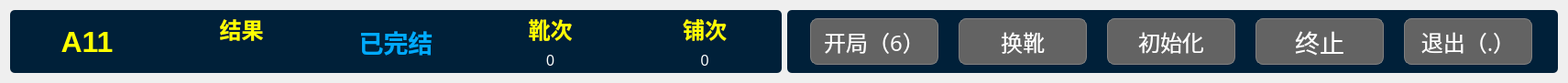
   <widget class="QWidget" name="layoutWidget">
    <property name="geometry">
     <rect>
      <x>20</x>
      <y>10</y>
      <width>1711</width>
      <height>81</height>
     </rect>
    </property>
    <layout class="QGridLayout" name="gridLayout">
     <property name="sizeConstraint">
      <enum>QLayout::SetMinAndMaxSize</enum>
     </property>
     <item row="0" column="1">
      <widget class="QGroupBox" name="groupBox_2">
       <property name="styleSheet">
        <string notr="true">border-radius:5px;
background-color: rgb(0,32, 57);
</string>
       </property>
       <property name="title">
        <string/>
       </property>
       <layout class="QGridLayout" name="gridLayout_2">
        <item row="0" column="2">
         <widget class="QPushButton" name="pu_init">
          <property name="enabled">
           <bool>false</bool>
          </property>
          <property name="minimumSize">
           <size>
            <width>120</width>
            <height>51</height>
           </size>
          </property>
          <property name="maximumSize">
           <size>
            <width>140</width>
            <height>60</height>
           </size>
          </property>
          <property name="font">
           <font>
            <family>方正粗黑宋简体</family>
            <pointsize>18</pointsize>
            <weight>50</weight>
            <bold>false</bold>
           </font>
          </property>
          <property name="styleSheet">
           <string notr="true">QPushButton{color: rgb(255, 255, 255);background:rgb(50, 73, 138);border:1px solid grey; border-radius: 8px;}
QPushButton:hover{border-color:rgb(139,170,105)}
QPushButton:pressed{border-color:gray;background-color:rgb(54, 65, 97);}
QPushButton:disabled{border-color:gray;background-color: rgb(99, 99, 99);
}</string>
          </property>
          <property name="text">
           <string>初始化</string>
          </property>
         </widget>
        </item>
        <item row="0" column="1">
         <widget class="QPushButton" name="xue_change">
          <property name="enabled">
           <bool>false</bool>
          </property>
          <property name="minimumSize">
           <size>
            <width>120</width>
            <height>51</height>
           </size>
          </property>
          <property name="maximumSize">
           <size>
            <width>140</width>
            <height>60</height>
           </size>
          </property>
          <property name="font">
           <font>
            <family>方正粗黑宋简体</family>
            <pointsize>18</pointsize>
            <weight>50</weight>
            <bold>false</bold>
           </font>
          </property>
          <property name="styleSheet">
           <string notr="true">QPushButton{color: rgb(255, 255, 255);background:rgb(50, 73, 138);border:1px solid grey; border-radius: 8px;}
QPushButton:hover{border-color:rgb(139,170,105)}
QPushButton:pressed{border-color:gray;background-color:rgb(54, 65, 97);}
QPushButton:disabled{border-color:gray;background-color: rgb(99, 99, 99);
}</string>
          </property>
          <property name="text">
           <string>换靴</string>
          </property>
         </widget>
        </item>
        <item row="0" column="0">
         <widget class="QPushButton" name="pu_start">
          <property name="enabled">
           <bool>false</bool>
          </property>
          <property name="minimumSize">
           <size>
            <width>120</width>
            <height>51</height>
           </size>
          </property>
          <property name="maximumSize">
           <size>
            <width>140</width>
            <height>60</height>
           </size>
          </property>
          <property name="font">
           <font>
            <family>方正粗黑宋简体</family>
            <pointsize>18</pointsize>
           </font>
          </property>
          <property name="styleSheet">
           <string notr="true">QPushButton{color: rgb(255, 255, 255);background:rgb(50, 73, 138);border:1px solid grey; border-radius: 8px;}
QPushButton:hover{border-color:rgb(139,170,105)}
QPushButton:pressed{border-color:gray;background-color:rgb(54, 65, 97);}
QPushButton:disabled{border-color:gray;background-color: rgb(99, 99, 99);
}</string>
          </property>
          <property name="text">
           <string>开局（6）</string>
          </property>
          <property name="checkable">
           <bool>true</bool>
          </property>
          <property name="checked">
           <bool>false</bool>
          </property>
          <property name="autoRepeat">
           <bool>false</bool>
          </property>
         </widget>
        </item>
        <item row="0" column="4">
         <widget class="QPushButton" name="pu_exit">
          <property name="enabled">
           <bool>false</bool>
          </property>
          <property name="minimumSize">
           <size>
            <width>120</width>
            <height>51</height>
           </size>
          </property>
          <property name="maximumSize">
           <size>
            <width>140</width>
            <height>60</height>
           </size>
          </property>
          <property name="font">
           <font>
            <family>方正粗黑宋简体</family>
            <pointsize>18</pointsize>
            <weight>50</weight>
            <bold>false</bold>
           </font>
          </property>
          <property name="styleSheet">
           <string notr="true">QPushButton{color: rgb(255, 255, 255);background:rgb(50, 73, 138);border:1px solid grey; border-radius: 8px;}
QPushButton:hover{border-color:rgb(139,170,105)}
QPushButton:pressed{border-color:gray;background-color:rgb(54, 65, 97);}
QPushButton:disabled{border-color:gray;background-color: rgb(99, 99, 99);
}</string>
          </property>
          <property name="text">
           <string>退出（.）</string>
          </property>
         </widget>
        </item>
        <item row="0" column="3">
         <widget class="QPushButton" name="pu_end">
          <property name="enabled">
           <bool>false</bool>
          </property>
          <property name="maximumSize">
           <size>
            <width>140</width>
            <height>60</height>
           </size>
          </property>
          <property name="font">
           <font>
            <family>方正粗黑宋简体</family>
            <pointsize>20</pointsize>
           </font>
          </property>
          <property name="styleSheet">
           <string notr="true">QPushButton{color: rgb(255, 255, 255);background:rgb(50, 73, 138);border:1px solid grey; border-radius: 8px;}
QPushButton:hover{border-color:rgb(139,170,105)}
QPushButton:pressed{border-color:gray;background-color:rgb(54, 65, 97);}
QPushButton:disabled{border-color:gray;background-color: rgb(99, 99, 99);
}</string>
          </property>
          <property name="text">
           <string>终止</string>
          </property>
         </widget>
        </item>
       </layout>
      </widget>
     </item>
     <item row="0" column="0">
      <widget class="QGroupBox" name="groupBox">
       <property name="minimumSize">
        <size>
         <width>632</width>
         <height>69</height>
        </size>
       </property>
       <property name="palette">
        <palette>
         <active>
          <colorrole role="WindowText">
           <brush brushstyle="SolidPattern">
            <color alpha="255">
             <red>0</red>
             <green>0</green>
             <blue>0</blue>
            </color>
           </brush>
          </colorrole>
          <colorrole role="Button">
           <brush brushstyle="SolidPattern">
            <color alpha="255">
             <red>0</red>
             <green>32</green>
             <blue>57</blue>
            </color>
           </brush>
          </colorrole>
          <colorrole role="Light">
           <brush brushstyle="SolidPattern">
            <color alpha="255">
             <red>127</red>
             <green>170</green>
             <blue>255</blue>
            </color>
           </brush>
          </colorrole>
          <colorrole role="Midlight">
           <brush brushstyle="SolidPattern">
            <color alpha="255">
             <red>63</red>
             <green>127</green>
             <blue>255</blue>
            </color>
           </brush>
          </colorrole>
          <colorrole role="Dark">
           <brush brushstyle="SolidPattern">
            <color alpha="255">
             <red>0</red>
             <green>42</green>
             <blue>127</blue>
            </color>
           </brush>
          </colorrole>
          <colorrole role="Mid">
           <brush brushstyle="SolidPattern">
            <color alpha="255">
             <red>0</red>
             <green>56</green>
             <blue>170</blue>
            </color>
           </brush>
          </colorrole>
          <colorrole role="Text">
           <brush brushstyle="SolidPattern">
            <color alpha="255">
             <red>0</red>
             <green>0</green>
             <blue>0</blue>
            </color>
           </brush>
          </colorrole>
          <colorrole role="BrightText">
           <brush brushstyle="SolidPattern">
            <color alpha="255">
             <red>255</red>
             <green>255</green>
             <blue>255</blue>
            </color>
           </brush>
          </colorrole>
          <colorrole role="ButtonText">
           <brush brushstyle="SolidPattern">
            <color alpha="255">
             <red>0</red>
             <green>0</green>
             <blue>0</blue>
            </color>
           </brush>
          </colorrole>
          <colorrole role="Base">
           <brush brushstyle="SolidPattern">
            <color alpha="255">
             <red>0</red>
             <green>32</green>
             <blue>57</blue>
            </color>
           </brush>
          </colorrole>
          <colorrole role="Window">
           <brush brushstyle="SolidPattern">
            <color alpha="255">
             <red>0</red>
             <green>32</green>
             <blue>57</blue>
            </color>
           </brush>
          </colorrole>
          <colorrole role="Shadow">
           <brush brushstyle="SolidPattern">
            <color alpha="255">
             <red>0</red>
             <green>0</green>
             <blue>0</blue>
            </color>
           </brush>
          </colorrole>
          <colorrole role="AlternateBase">
           <brush brushstyle="SolidPattern">
            <color alpha="255">
             <red>127</red>
             <green>170</green>
             <blue>255</blue>
            </color>
           </brush>
          </colorrole>
          <colorrole role="ToolTipBase">
           <brush brushstyle="SolidPattern">
            <color alpha="255">
             <red>255</red>
             <green>255</green>
             <blue>220</blue>
            </color>
           </brush>
          </colorrole>
          <colorrole role="ToolTipText">
           <brush brushstyle="SolidPattern">
            <color alpha="255">
             <red>0</red>
             <green>0</green>
             <blue>0</blue>
            </color>
           </brush>
          </colorrole>
          <colorrole role="PlaceholderText">
           <brush brushstyle="SolidPattern">
            <color alpha="128">
             <red>0</red>
             <green>0</green>
             <blue>0</blue>
            </color>
           </brush>
          </colorrole>
         </active>
         <inactive>
          <colorrole role="WindowText">
           <brush brushstyle="SolidPattern">
            <color alpha="255">
             <red>0</red>
             <green>0</green>
             <blue>0</blue>
            </color>
           </brush>
          </colorrole>
          <colorrole role="Button">
           <brush brushstyle="SolidPattern">
            <color alpha="255">
             <red>0</red>
             <green>32</green>
             <blue>57</blue>
            </color>
           </brush>
          </colorrole>
          <colorrole role="Light">
           <brush brushstyle="SolidPattern">
            <color alpha="255">
             <red>127</red>
             <green>170</green>
             <blue>255</blue>
            </color>
           </brush>
          </colorrole>
          <colorrole role="Midlight">
           <brush brushstyle="SolidPattern">
            <color alpha="255">
             <red>63</red>
             <green>127</green>
             <blue>255</blue>
            </color>
           </brush>
          </colorrole>
          <colorrole role="Dark">
           <brush brushstyle="SolidPattern">
            <color alpha="255">
             <red>0</red>
             <green>42</green>
             <blue>127</blue>
            </color>
           </brush>
          </colorrole>
          <colorrole role="Mid">
           <brush brushstyle="SolidPattern">
            <color alpha="255">
             <red>0</red>
             <green>56</green>
             <blue>170</blue>
            </color>
           </brush>
          </colorrole>
          <colorrole role="Text">
           <brush brushstyle="SolidPattern">
            <color alpha="255">
             <red>0</red>
             <green>0</green>
             <blue>0</blue>
            </color>
           </brush>
          </colorrole>
          <colorrole role="BrightText">
           <brush brushstyle="SolidPattern">
            <color alpha="255">
             <red>255</red>
             <green>255</green>
             <blue>255</blue>
            </color>
           </brush>
          </colorrole>
          <colorrole role="ButtonText">
           <brush brushstyle="SolidPattern">
            <color alpha="255">
             <red>0</red>
             <green>0</green>
             <blue>0</blue>
            </color>
           </brush>
          </colorrole>
          <colorrole role="Base">
           <brush brushstyle="SolidPattern">
            <color alpha="255">
             <red>0</red>
             <green>32</green>
             <blue>57</blue>
            </color>
           </brush>
          </colorrole>
          <colorrole role="Window">
           <brush brushstyle="SolidPattern">
            <color alpha="255">
             <red>0</red>
             <green>32</green>
             <blue>57</blue>
            </color>
           </brush>
          </colorrole>
          <colorrole role="Shadow">
           <brush brushstyle="SolidPattern">
            <color alpha="255">
             <red>0</red>
             <green>0</green>
             <blue>0</blue>
            </color>
           </brush>
          </colorrole>
          <colorrole role="AlternateBase">
           <brush brushstyle="SolidPattern">
            <color alpha="255">
             <red>127</red>
             <green>170</green>
             <blue>255</blue>
            </color>
           </brush>
          </colorrole>
          <colorrole role="ToolTipBase">
           <brush brushstyle="SolidPattern">
            <color alpha="255">
             <red>255</red>
             <green>255</green>
             <blue>220</blue>
            </color>
           </brush>
          </colorrole>
          <colorrole role="ToolTipText">
           <brush brushstyle="SolidPattern">
            <color alpha="255">
             <red>0</red>
             <green>0</green>
             <blue>0</blue>
            </color>
           </brush>
          </colorrole>
          <colorrole role="PlaceholderText">
           <brush brushstyle="SolidPattern">
            <color alpha="128">
             <red>0</red>
             <green>0</green>
             <blue>0</blue>
            </color>
           </brush>
          </colorrole>
         </inactive>
         <disabled>
          <colorrole role="WindowText">
           <brush brushstyle="SolidPattern">
            <color alpha="255">
             <red>0</red>
             <green>42</green>
             <blue>127</blue>
            </color>
           </brush>
          </colorrole>
          <colorrole role="Button">
           <brush brushstyle="SolidPattern">
            <color alpha="255">
             <red>0</red>
             <green>32</green>
             <blue>57</blue>
            </color>
           </brush>
          </colorrole>
          <colorrole role="Light">
           <brush brushstyle="SolidPattern">
            <color alpha="255">
             <red>127</red>
             <green>170</green>
             <blue>255</blue>
            </color>
           </brush>
          </colorrole>
          <colorrole role="Midlight">
           <brush brushstyle="SolidPattern">
            <color alpha="255">
             <red>63</red>
             <green>127</green>
             <blue>255</blue>
            </color>
           </brush>
          </colorrole>
          <colorrole role="Dark">
           <brush brushstyle="SolidPattern">
            <color alpha="255">
             <red>0</red>
             <green>42</green>
             <blue>127</blue>
            </color>
           </brush>
          </colorrole>
          <colorrole role="Mid">
           <brush brushstyle="SolidPattern">
            <color alpha="255">
             <red>0</red>
             <green>56</green>
             <blue>170</blue>
            </color>
           </brush>
          </colorrole>
          <colorrole role="Text">
           <brush brushstyle="SolidPattern">
            <color alpha="255">
             <red>0</red>
             <green>42</green>
             <blue>127</blue>
            </color>
           </brush>
          </colorrole>
          <colorrole role="BrightText">
           <brush brushstyle="SolidPattern">
            <color alpha="255">
             <red>255</red>
             <green>255</green>
             <blue>255</blue>
            </color>
           </brush>
          </colorrole>
          <colorrole role="ButtonText">
           <brush brushstyle="SolidPattern">
            <color alpha="255">
             <red>0</red>
             <green>42</green>
             <blue>127</blue>
            </color>
           </brush>
          </colorrole>
          <colorrole role="Base">
           <brush brushstyle="SolidPattern">
            <color alpha="255">
             <red>0</red>
             <green>32</green>
             <blue>57</blue>
            </color>
           </brush>
          </colorrole>
          <colorrole role="Window">
           <brush brushstyle="SolidPattern">
            <color alpha="255">
             <red>0</red>
             <green>32</green>
             <blue>57</blue>
            </color>
           </brush>
          </colorrole>
          <colorrole role="Shadow">
           <brush brushstyle="SolidPattern">
            <color alpha="255">
             <red>0</red>
             <green>0</green>
             <blue>0</blue>
            </color>
           </brush>
          </colorrole>
          <colorrole role="AlternateBase">
           <brush brushstyle="SolidPattern">
            <color alpha="255">
             <red>0</red>
             <green>85</green>
             <blue>255</blue>
            </color>
           </brush>
          </colorrole>
          <colorrole role="ToolTipBase">
           <brush brushstyle="SolidPattern">
            <color alpha="255">
             <red>255</red>
             <green>255</green>
             <blue>220</blue>
            </color>
           </brush>
          </colorrole>
          <colorrole role="ToolTipText">
           <brush brushstyle="SolidPattern">
            <color alpha="255">
             <red>0</red>
             <green>0</green>
             <blue>0</blue>
            </color>
           </brush>
          </colorrole>
          <colorrole role="PlaceholderText">
           <brush brushstyle="SolidPattern">
            <color alpha="128">
             <red>0</red>
             <green>0</green>
             <blue>0</blue>
            </color>
           </brush>
          </colorrole>
         </disabled>
        </palette>
       </property>
       <property name="layoutDirection">
        <enum>Qt::LeftToRight</enum>
       </property>
       <property name="autoFillBackground">
        <bool>false</bool>
       </property>
       <property name="styleSheet">
        <string notr="true">border-radius:5px;
background-color: rgb(0,32, 57);
</string>
       </property>
       <property name="title">
        <string/>
       </property>
       <property name="alignment">
        <set>Qt::AlignCenter</set>
       </property>
       <layout class="QGridLayout" name="gridLayout_3">
        <property name="leftMargin">
         <number>3</number>
        </property>
        <property name="topMargin">
         <number>3</number>
        </property>
        <property name="rightMargin">
         <number>3</number>
        </property>
        <property name="bottomMargin">
         <number>3</number>
        </property>
        <item row="0" column="0">
         <widget class="QLabel" name="desk_num">
          <property name="maximumSize">
           <size>
            <width>16777215</width>
            <height>73</height>
           </size>
          </property>
          <property name="palette">
           <palette>
            <active>
             <colorrole role="WindowText">
              <brush brushstyle="SolidPattern">
               <color alpha="255">
                <red>255</red>
                <green>255</green>
                <blue>0</blue>
               </color>
              </brush>
             </colorrole>
             <colorrole role="Button">
              <brush brushstyle="SolidPattern">
               <color alpha="255">
                <red>0</red>
                <green>32</green>
                <blue>57</blue>
               </color>
              </brush>
             </colorrole>
             <colorrole role="Base">
              <brush brushstyle="SolidPattern">
               <color alpha="255">
                <red>0</red>
                <green>32</green>
                <blue>57</blue>
               </color>
              </brush>
             </colorrole>
             <colorrole role="Window">
              <brush brushstyle="SolidPattern">
               <color alpha="255">
                <red>0</red>
                <green>32</green>
                <blue>57</blue>
               </color>
              </brush>
             </colorrole>
            </active>
            <inactive>
             <colorrole role="WindowText">
              <brush brushstyle="SolidPattern">
               <color alpha="255">
                <red>255</red>
                <green>255</green>
                <blue>0</blue>
               </color>
              </brush>
             </colorrole>
             <colorrole role="Button">
              <brush brushstyle="SolidPattern">
               <color alpha="255">
                <red>0</red>
                <green>32</green>
                <blue>57</blue>
               </color>
              </brush>
             </colorrole>
             <colorrole role="Base">
              <brush brushstyle="SolidPattern">
               <color alpha="255">
                <red>0</red>
                <green>32</green>
                <blue>57</blue>
               </color>
              </brush>
             </colorrole>
             <colorrole role="Window">
              <brush brushstyle="SolidPattern">
               <color alpha="255">
                <red>0</red>
                <green>32</green>
                <blue>57</blue>
               </color>
              </brush>
             </colorrole>
            </inactive>
            <disabled>
             <colorrole role="WindowText">
              <brush brushstyle="SolidPattern">
               <color alpha="255">
                <red>0</red>
                <green>42</green>
                <blue>127</blue>
               </color>
              </brush>
             </colorrole>
             <colorrole role="Button">
              <brush brushstyle="SolidPattern">
               <color alpha="255">
                <red>0</red>
                <green>32</green>
                <blue>57</blue>
               </color>
              </brush>
             </colorrole>
             <colorrole role="Base">
              <brush brushstyle="SolidPattern">
               <color alpha="255">
                <red>0</red>
                <green>32</green>
                <blue>57</blue>
               </color>
              </brush>
             </colorrole>
             <colorrole role="Window">
              <brush brushstyle="SolidPattern">
               <color alpha="255">
                <red>0</red>
                <green>32</green>
                <blue>57</blue>
               </color>
              </brush>
             </colorrole>
            </disabled>
           </palette>
          </property>
          <property name="font">
           <font>
            <pointsize>24</pointsize>
            <weight>75</weight>
            <bold>true</bold>
           </font>
          </property>
          <property name="styleSheet">
           <string notr="true"/>
          </property>
          <property name="text">
           <string>A11</string>
          </property>
          <property name="alignment">
           <set>Qt::AlignCenter</set>
          </property>
          <property name="buddy">
           <cstring></cstring>
          </property>
         </widget>
        </item>
        <item row="0" column="1">
         <layout class="QVBoxLayout" name="verticalLayout">
          <item>
           <widget class="QLabel" name="label_11">
            <property name="palette">
             <palette>
              <active>
               <colorrole role="WindowText">
                <brush brushstyle="SolidPattern">
                 <color alpha="255">
                  <red>255</red>
                  <green>255</green>
                  <blue>0</blue>
                 </color>
                </brush>
               </colorrole>
               <colorrole role="Button">
                <brush brushstyle="SolidPattern">
                 <color alpha="255">
                  <red>0</red>
                  <green>32</green>
                  <blue>57</blue>
                 </color>
                </brush>
               </colorrole>
               <colorrole role="Base">
                <brush brushstyle="SolidPattern">
                 <color alpha="255">
                  <red>0</red>
                  <green>32</green>
                  <blue>57</blue>
                 </color>
                </brush>
               </colorrole>
               <colorrole role="Window">
                <brush brushstyle="SolidPattern">
                 <color alpha="255">
                  <red>0</red>
                  <green>32</green>
                  <blue>57</blue>
                 </color>
                </brush>
               </colorrole>
              </active>
              <inactive>
               <colorrole role="WindowText">
                <brush brushstyle="SolidPattern">
                 <color alpha="255">
                  <red>255</red>
                  <green>255</green>
                  <blue>0</blue>
                 </color>
                </brush>
               </colorrole>
               <colorrole role="Button">
                <brush brushstyle="SolidPattern">
                 <color alpha="255">
                  <red>0</red>
                  <green>32</green>
                  <blue>57</blue>
                 </color>
                </brush>
               </colorrole>
               <colorrole role="Base">
                <brush brushstyle="SolidPattern">
                 <color alpha="255">
                  <red>0</red>
                  <green>32</green>
                  <blue>57</blue>
                 </color>
                </brush>
               </colorrole>
               <colorrole role="Window">
                <brush brushstyle="SolidPattern">
                 <color alpha="255">
                  <red>0</red>
                  <green>32</green>
                  <blue>57</blue>
                 </color>
                </brush>
               </colorrole>
              </inactive>
              <disabled>
               <colorrole role="WindowText">
                <brush brushstyle="SolidPattern">
                 <color alpha="255">
                  <red>120</red>
                  <green>120</green>
                  <blue>120</blue>
                 </color>
                </brush>
               </colorrole>
               <colorrole role="Button">
                <brush brushstyle="SolidPattern">
                 <color alpha="255">
                  <red>0</red>
                  <green>32</green>
                  <blue>57</blue>
                 </color>
                </brush>
               </colorrole>
               <colorrole role="Base">
                <brush brushstyle="SolidPattern">
                 <color alpha="255">
                  <red>0</red>
                  <green>32</green>
                  <blue>57</blue>
                 </color>
                </brush>
               </colorrole>
               <colorrole role="Window">
                <brush brushstyle="SolidPattern">
                 <color alpha="255">
                  <red>0</red>
                  <green>32</green>
                  <blue>57</blue>
                 </color>
                </brush>
               </colorrole>
              </disabled>
             </palette>
            </property>
            <property name="font">
             <font>
              <pointsize>18</pointsize>
              <weight>75</weight>
              <bold>true</bold>
             </font>
            </property>
            <property name="text">
             <string>结果</string>
            </property>
            <property name="alignment">
             <set>Qt::AlignCenter</set>
            </property>
           </widget>
          </item>
          <item>
           <layout class="QHBoxLayout" name="horizontalLayout">
            <item>
             <widget class="QLabel" name="pu_result">
              <property name="font">
               <font>
                <pointsize>12</pointsize>
               </font>
              </property>
              <property name="styleSheet">
               <string notr="true">color: rgb(255, 255, 255);</string>
              </property>
              <property name="text">
               <string/>
              </property>
              <property name="alignment">
               <set>Qt::AlignCenter</set>
              </property>
             </widget>
            </item>
           </layout>
          </item>
         </layout>
        </item>
        <item row="0" column="2">
         <widget class="QLabel" name="opration_show">
          <property name="maximumSize">
           <size>
            <width>16777215</width>
            <height>73</height>
           </size>
          </property>
          <property name="font">
           <font>
            <pointsize>20</pointsize>
            <weight>75</weight>
            <bold>true</bold>
           </font>
          </property>
          <property name="styleSheet">
           <string notr="true">color: rgb(0, 170, 255);</string>
          </property>
          <property name="text">
           <string>已完结</string>
          </property>
          <property name="alignment">
           <set>Qt::AlignCenter</set>
          </property>
         </widget>
        </item>
        <item row="0" column="3">
         <layout class="QVBoxLayout" name="verticalLayout_2">
          <item>
           <widget class="QLabel" name="label_5">
            <property name="font">
             <font>
              <pointsize>18</pointsize>
              <weight>75</weight>
              <bold>true</bold>
             </font>
            </property>
            <property name="styleSheet">
             <string notr="true">color: rgb(255, 255, 0);</string>
            </property>
            <property name="text">
             <string>靴次</string>
            </property>
            <property name="alignment">
             <set>Qt::AlignCenter</set>
            </property>
           </widget>
          </item>
          <item>
           <widget class="QLabel" name="xue_times">
            <property name="font">
             <font>
              <pointsize>12</pointsize>
             </font>
            </property>
            <property name="styleSheet">
             <string notr="true">color: rgb(255, 255, 255);</string>
            </property>
            <property name="lineWidth">
             <number>1</number>
            </property>
            <property name="text">
             <string>0</string>
            </property>
            <property name="alignment">
             <set>Qt::AlignCenter</set>
            </property>
           </widget>
          </item>
         </layout>
        </item>
        <item row="0" column="4">
         <layout class="QVBoxLayout" name="verticalLayout_3">
          <item>
           <widget class="QLabel" name="label_9">
            <property name="font">
             <font>
              <pointsize>18</pointsize>
              <weight>75</weight>
              <bold>true</bold>
             </font>
            </property>
            <property name="styleSheet">
             <string notr="true">color: rgb(255, 255, 0);</string>
            </property>
            <property name="text">
             <string>铺次</string>
            </property>
            <property name="alignment">
             <set>Qt::AlignCenter</set>
            </property>
           </widget>
          </item>
          <item>
           <widget class="QLabel" name="pu_times">
            <property name="font">
             <font>
              <pointsize>12</pointsize>
             </font>
            </property>
            <property name="styleSheet">
             <string notr="true">color: rgb(255, 255, 255);</string>
            </property>
            <property name="text">
             <string>0</string>
            </property>
            <property name="alignment">
             <set>Qt::AlignCenter</set>
            </property>
           </widget>
          </item>
         </layout>
        </item>
       </layout>
      </widget>
     </item>
    </layout>
   </widget>
